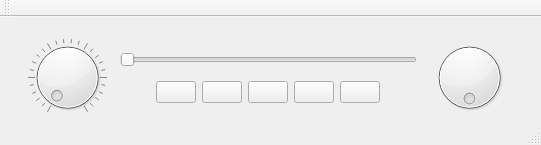
<?xml version="1.0" encoding="UTF-8"?>
<ui version="4.0">
 <class>Radio</class>
 <widget class="QMainWindow" name="Radio">
  <property name="enabled">
   <bool>true</bool>
  </property>
  <property name="geometry">
   <rect>
    <x>0</x>
    <y>0</y>
    <width>541</width>
    <height>145</height>
   </rect>
  </property>
  <property name="sizePolicy">
   <sizepolicy hsizetype="Fixed" vsizetype="Fixed">
    <horstretch>0</horstretch>
    <verstretch>0</verstretch>
   </sizepolicy>
  </property>
  <property name="minimumSize">
   <size>
    <width>541</width>
    <height>145</height>
   </size>
  </property>
  <property name="maximumSize">
   <size>
    <width>541</width>
    <height>145</height>
   </size>
  </property>
  <property name="windowTitle">
   <string>Steven Alspach</string>
  </property>
  <property name="documentMode">
   <bool>false</bool>
  </property>
  <widget class="QWidget" name="centralWidget">
   <widget class="QWidget" name="horizontalLayoutWidget">
    <property name="geometry">
     <rect>
      <x>10</x>
      <y>10</y>
      <width>517</width>
      <height>101</height>
     </rect>
    </property>
    <layout class="QHBoxLayout" name="horizontalLayout_4">
     <item>
      <widget class="VolumeDial" name="volume_dial">
       <property name="wrapping">
        <bool>false</bool>
       </property>
       <property name="notchesVisible">
        <bool>true</bool>
       </property>
      </widget>
     </item>
     <item>
      <layout class="QVBoxLayout" name="verticalLayout_3">
       <item>
        <spacer name="verticalSpacer_4">
         <property name="orientation">
          <enum>Qt::Vertical</enum>
         </property>
         <property name="sizeHint" stdset="0">
          <size>
           <width>20</width>
           <height>40</height>
          </size>
         </property>
        </spacer>
       </item>
       <item>
        <spacer name="verticalSpacer_2">
         <property name="orientation">
          <enum>Qt::Vertical</enum>
         </property>
         <property name="sizeHint" stdset="0">
          <size>
           <width>20</width>
           <height>40</height>
          </size>
         </property>
        </spacer>
       </item>
       <item>
        <widget class="RadioTuner" name="tuner">
         <property name="enabled">
          <bool>false</bool>
         </property>
         <property name="focusPolicy">
          <enum>Qt::StrongFocus</enum>
         </property>
         <property name="maximum">
          <number>399</number>
         </property>
         <property name="singleStep">
          <number>1</number>
         </property>
         <property name="value">
          <number>0</number>
         </property>
         <property name="tracking">
          <bool>false</bool>
         </property>
         <property name="orientation">
          <enum>Qt::Horizontal</enum>
         </property>
        </widget>
       </item>
       <item>
        <spacer name="verticalSpacer_3">
         <property name="orientation">
          <enum>Qt::Vertical</enum>
         </property>
         <property name="sizeHint" stdset="0">
          <size>
           <width>20</width>
           <height>40</height>
          </size>
         </property>
        </spacer>
       </item>
       <item>
        <layout class="QHBoxLayout" name="horizontalLayout_5">
         <item>
          <spacer name="horizontalSpacer">
           <property name="orientation">
            <enum>Qt::Horizontal</enum>
           </property>
           <property name="sizeHint" stdset="0">
            <size>
             <width>40</width>
             <height>20</height>
            </size>
           </property>
          </spacer>
         </item>
         <item>
          <widget class="StationButton" name="preset_1">
           <property name="sizePolicy">
            <sizepolicy hsizetype="Fixed" vsizetype="Fixed">
             <horstretch>0</horstretch>
             <verstretch>0</verstretch>
            </sizepolicy>
           </property>
           <property name="text">
            <string/>
           </property>
           <property name="flat">
            <bool>false</bool>
           </property>
          </widget>
         </item>
         <item>
          <widget class="StationButton" name="preset_2">
           <property name="sizePolicy">
            <sizepolicy hsizetype="Fixed" vsizetype="Fixed">
             <horstretch>0</horstretch>
             <verstretch>0</verstretch>
            </sizepolicy>
           </property>
           <property name="text">
            <string/>
           </property>
          </widget>
         </item>
         <item>
          <widget class="StationButton" name="preset_3">
           <property name="sizePolicy">
            <sizepolicy hsizetype="Fixed" vsizetype="Fixed">
             <horstretch>0</horstretch>
             <verstretch>0</verstretch>
            </sizepolicy>
           </property>
           <property name="text">
            <string/>
           </property>
          </widget>
         </item>
         <item>
          <widget class="StationButton" name="preset_4">
           <property name="sizePolicy">
            <sizepolicy hsizetype="Fixed" vsizetype="Fixed">
             <horstretch>0</horstretch>
             <verstretch>0</verstretch>
            </sizepolicy>
           </property>
           <property name="text">
            <string/>
           </property>
          </widget>
         </item>
         <item>
          <widget class="StationButton" name="preset_5">
           <property name="sizePolicy">
            <sizepolicy hsizetype="Fixed" vsizetype="Fixed">
             <horstretch>0</horstretch>
             <verstretch>0</verstretch>
            </sizepolicy>
           </property>
           <property name="text">
            <string/>
           </property>
          </widget>
         </item>
         <item>
          <spacer name="horizontalSpacer_2">
           <property name="orientation">
            <enum>Qt::Horizontal</enum>
           </property>
           <property name="sizeHint" stdset="0">
            <size>
             <width>40</width>
             <height>20</height>
            </size>
           </property>
          </spacer>
         </item>
        </layout>
       </item>
       <item>
        <spacer name="verticalSpacer_5">
         <property name="orientation">
          <enum>Qt::Vertical</enum>
         </property>
         <property name="sizeHint" stdset="0">
          <size>
           <width>20</width>
           <height>40</height>
          </size>
         </property>
        </spacer>
       </item>
       <item>
        <spacer name="verticalSpacer">
         <property name="orientation">
          <enum>Qt::Vertical</enum>
         </property>
         <property name="sizeHint" stdset="0">
          <size>
           <width>20</width>
           <height>40</height>
          </size>
         </property>
        </spacer>
       </item>
      </layout>
     </item>
     <item>
      <widget class="QDial" name="tuner_dial">
       <property name="maximum">
        <number>99</number>
       </property>
       <property name="tracking">
        <bool>true</bool>
       </property>
       <property name="wrapping">
        <bool>true</bool>
       </property>
      </widget>
     </item>
    </layout>
   </widget>
  </widget>
  <widget class="QToolBar" name="mainToolBar">
   <attribute name="toolBarArea">
    <enum>TopToolBarArea</enum>
   </attribute>
   <attribute name="toolBarBreak">
    <bool>false</bool>
   </attribute>
  </widget>
  <widget class="QStatusBar" name="statusBar"/>
 </widget>
 <layoutdefault spacing="6" margin="11"/>
 <customwidgets>
  <customwidget>
   <class>StationButton</class>
   <extends>QPushButton</extends>
   <header>stationbutton.h</header>
  </customwidget>
  <customwidget>
   <class>VolumeDial</class>
   <extends>QDial</extends>
   <header>volumedial.h</header>
   <slots>
    <signal>switchedOn()</signal>
    <signal>switchedOff()</signal>
   </slots>
  </customwidget>
  <customwidget>
   <class>RadioTuner</class>
   <extends>QSlider</extends>
   <header location="global">radiotuner.h</header>
   <slots>
    <slot>onChangeTuner(int)</slot>
    <slot>powerOn()</slot>
    <slot>powerOff()</slot>
   </slots>
  </customwidget>
 </customwidgets>
 <resources/>
 <connections>
  <connection>
   <sender>tuner_dial</sender>
   <signal>valueChanged(int)</signal>
   <receiver>tuner</receiver>
   <slot>onChangeTuner(int)</slot>
   <hints>
    <hint type="sourcelabel">
     <x>477</x>
     <y>90</y>
    </hint>
    <hint type="destinationlabel">
     <x>350</x>
     <y>51</y>
    </hint>
   </hints>
  </connection>
  <connection>
   <sender>volume_dial</sender>
   <signal>valueChanged(int)</signal>
   <receiver>volume_dial</receiver>
   <slot>setValue(int)</slot>
   <hints>
    <hint type="sourcelabel">
     <x>29</x>
     <y>80</y>
    </hint>
    <hint type="destinationlabel">
     <x>68</x>
     <y>106</y>
    </hint>
   </hints>
  </connection>
  <connection>
   <sender>volume_dial</sender>
   <signal>switchedOn()</signal>
   <receiver>tuner</receiver>
   <slot>powerOn()</slot>
   <hints>
    <hint type="sourcelabel">
     <x>52</x>
     <y>64</y>
    </hint>
    <hint type="destinationlabel">
     <x>132</x>
     <y>47</y>
    </hint>
   </hints>
  </connection>
  <connection>
   <sender>volume_dial</sender>
   <signal>switchedOff()</signal>
   <receiver>tuner</receiver>
   <slot>powerOff()</slot>
   <hints>
    <hint type="sourcelabel">
     <x>94</x>
     <y>111</y>
    </hint>
    <hint type="destinationlabel">
     <x>167</x>
     <y>63</y>
    </hint>
   </hints>
  </connection>
 </connections>
 <slots>
  <slot>tuner(int)</slot>
 </slots>
</ui>
